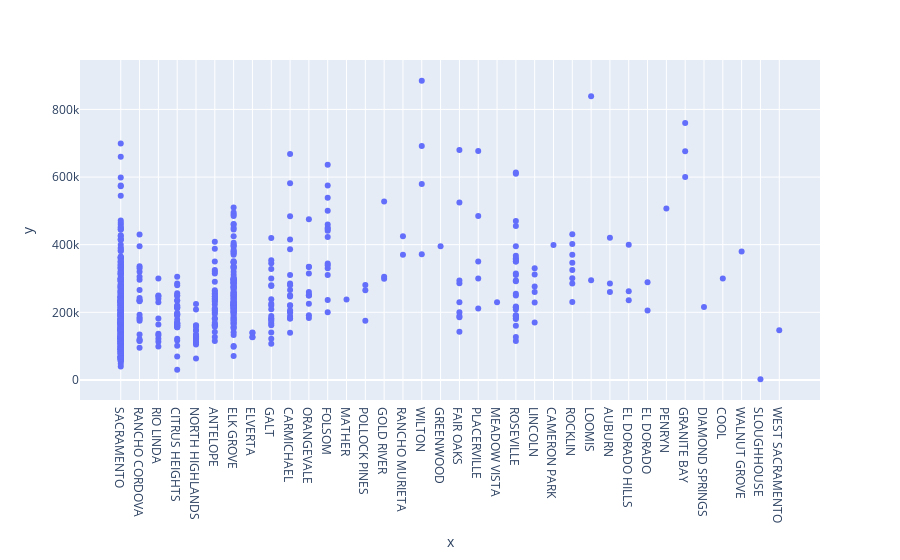

Notebook code cell kept with this figure:
### Code cell
# city
fig = px.scatter(x=df['city'], y=df['price'])
fig.show()

### Figure 1 — Plotly figure (JSON) as saved in the notebook; plotly's stock layout.template omitted (floating-point values rounded to 4 significant figures; data arrays with more than 128 entries replaced by an {"elided": "..."} marker saying what was removed)
{"data": [{"hovertemplate": "x=%{x}<br>y=%{y}<extra></extra>", "legendgroup": "", "marker": {"color": "#636efa", "symbol": "circle"}, "mode": "markers", "name": "", "orientation": "v", "showlegend": false, "type": "scatter", "x": {"elided": "813 str values"}, "xaxis": "x", "y": {"elided": "813 int values"}, "yaxis": "y"}], "layout": {"autosize": true, "legend": {"tracegroupgap": 0}, "margin": {"t": 60}, "xaxis": {"anchor": "y", "autorange": true, "domain": [0, 1], "range": [-2.348, 37.35], "title": {"text": "x"}, "type": "category"}, "yaxis": {"anchor": "x", "autorange": true, "domain": [0, 1], "range": [-79310.0, 966100.0], "title": {"text": "y"}, "type": "linear"}}}
